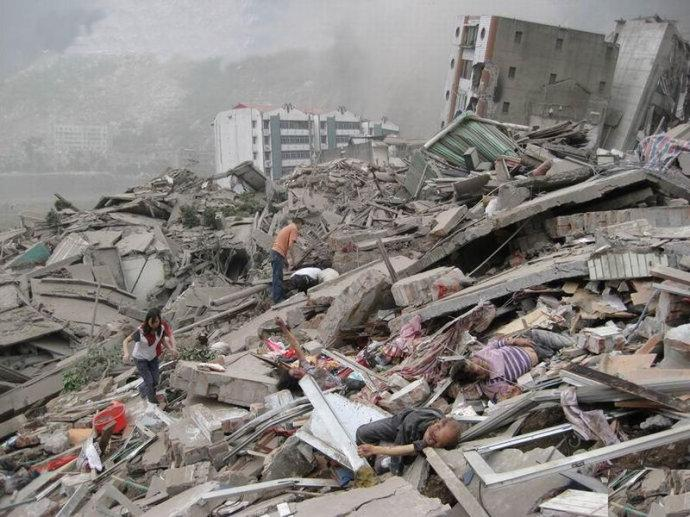
#> input picture 0-30.jpg, 690 x 517 px
$ python '去雾化.py'
#> lines starting #> are read from the running program, lines starting #| are printed output that depends on the picture
#> in deHaze, `Y = np.zeros(m.shape)`: Y: shape (517, 690, 3) float64; every value is 0
# -*- coding: utf-8 -*-
"""
-------------------------------------------------
# @Project  :脚本
# @File     :去雾化
# @Date     :2021/4/14 12:31
# @Author   :dyh
# @Email    :dingyihangheu@163.com
# @Software :PyCharm
# Description :

-------------------------------------------------
"""
import cv2
import numpy as np


def zmMinFilterGray(src, r=7):
    '''最小值滤波，r是滤波器半径'''
#> called with r = 7
    '''if r <= 0:
      return src
    h, w = src.shape[:2]
    I = src
    res = np.minimum(I , I[[0]+range(h-1) , :])
    res = np.minimum(res, I[range(1,h)+[h-1], :])
    I = res
    res = np.minimum(I , I[:, [0]+range(w-1)])
    res = np.minimum(res, I[:, range(1,w)+[w-1]])
    return zmMinFilterGray(res, r-1)'''
    return cv2.erode(src, np.ones((2 * r + 1, 2 * r + 1)))  # 使用opencv的erode函数更高效
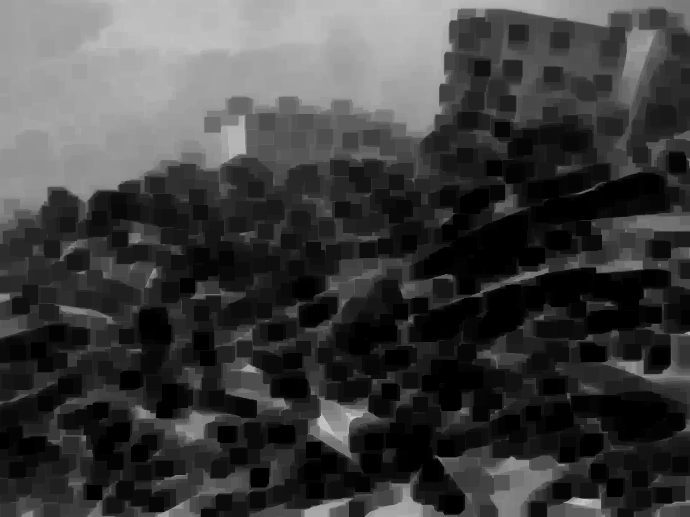
#> returned value: shape (517, 690) float64; min 0, max 0.78, mean 0.247


def guidedfilter(I, p, r, eps):
    '''引导滤波，直接参考网上的matlab代码'''
#> called with r = 81, eps = 0.001
    height, width = I.shape
#> height = 517; width = 690
    m_I = cv2.boxFilter(I, -1, (r, r))
    m_p = cv2.boxFilter(p, -1, (r, r))
    m_Ip = cv2.boxFilter(I * p, -1, (r, r))
    cov_Ip = m_Ip - m_I * m_p
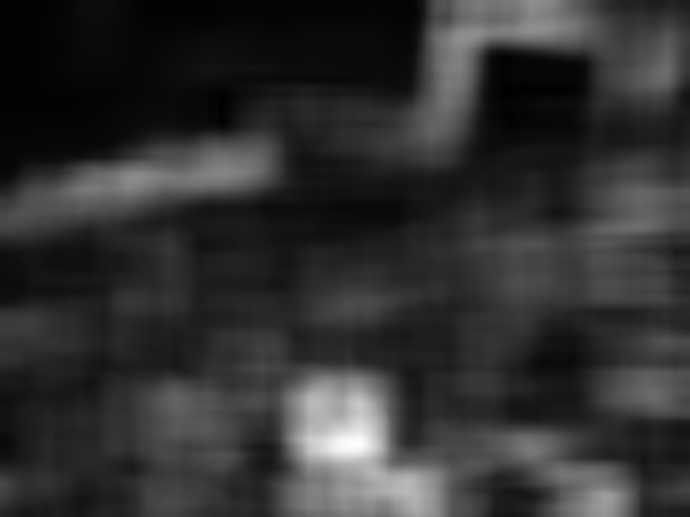
#> cov_Ip: shape (517, 690) float64; min -0.000563, max 0.0464, mean 0.0085; drawn with min black and max white

    m_II = cv2.boxFilter(I * I, -1, (r, r))
    var_I = m_II - m_I * m_I
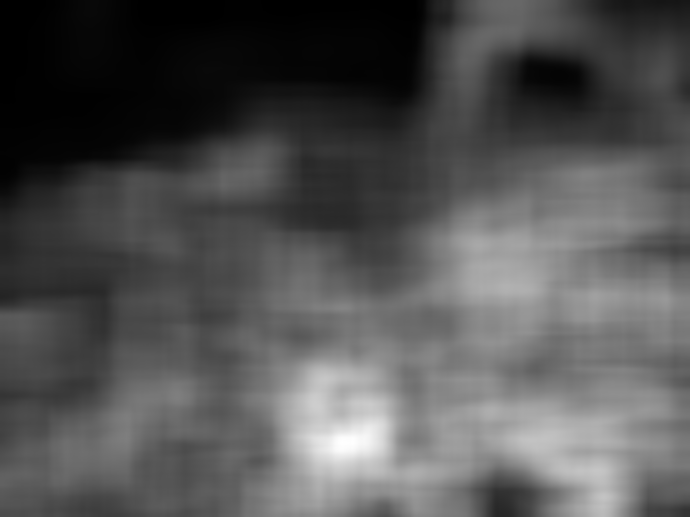
#> var_I: shape (517, 690) float64; min 6.81e-05, max 0.0793, mean 0.026; drawn with min black and max white

    a = cov_Ip / (var_I + eps)
    b = m_p - a * m_I
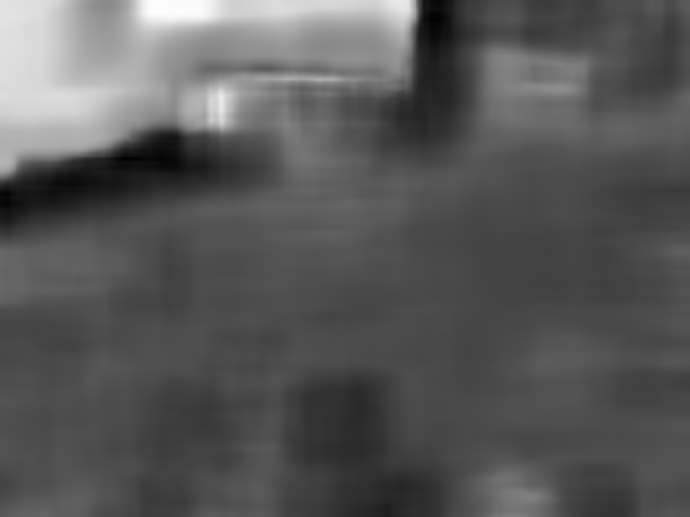
#> b: shape (517, 690) float64; min -0.293, max 0.734, mean 0.0644; drawn with min black and max white

    m_a = cv2.boxFilter(a, -1, (r, r))
    m_b = cv2.boxFilter(b, -1, (r, r))
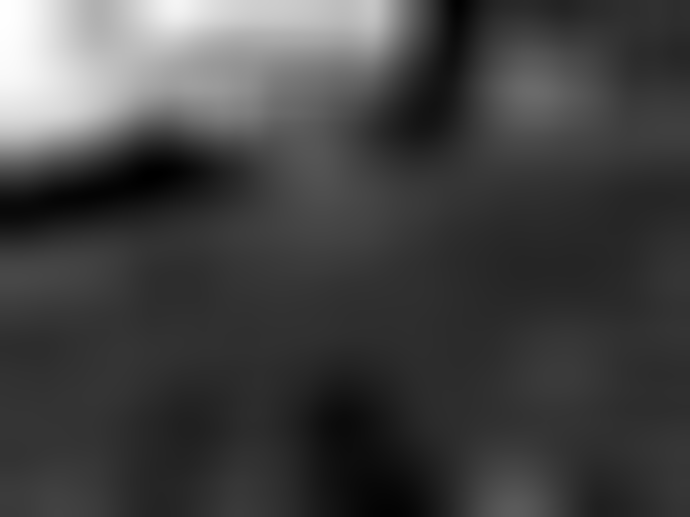
#> m_b: shape (517, 690) float64; min -0.127, max 0.603, mean 0.0643; drawn with min black and max white
    return m_a * I + m_b
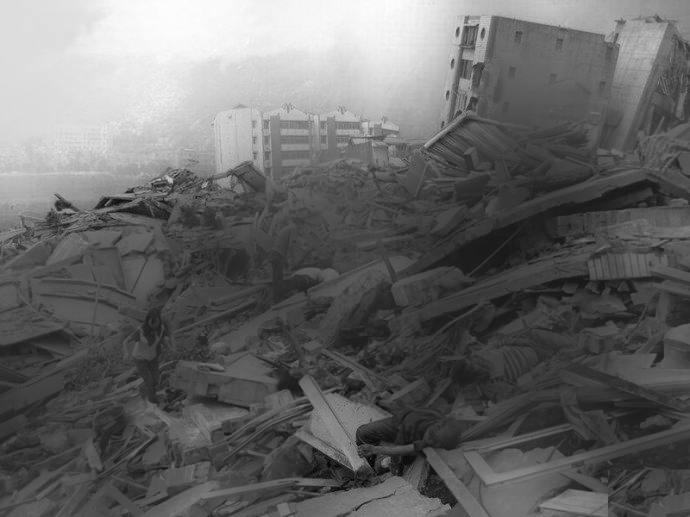
#> returned value: shape (517, 690) float64; min -0.0928, max 0.738, mean 0.246; drawn with min black and max white


def getV1(m, r, eps, w, maxV1):  # 输入rgb图像，值范围[0,1]
    '''计算大气遮罩图像V1和光照值A, V1 = 1-t/A'''
    V1 = np.min(m, 2)  # 得到暗通道图像
    V1 = guidedfilter(V1, zmMinFilterGray(V1, 7), r, eps)  # 使用引导滤波优化
    bins = 2000
    ht = np.histogram(V1, bins)  # 计算大气光照A
    d = np.cumsum(ht[0]) / float(V1.size)
#> d = 2000 values from 2.8e-06 to 1
    for lmax in range(bins - 1, 0, -1):
        if d[lmax] <= 0.999:
            break
    A = np.mean(m, 2)[V1 >= ht[1][lmax]].max()
#> A = 0.843

    V1 = np.minimum(V1 * w, maxV1)  # 对值范围进行限制

    return V1, A


def deHaze(m, r=81, eps=0.001, w=0.95, maxV1=0.80, bGamma=False):
    Y = np.zeros(m.shape)
    V1, A = getV1(m, r, eps, w, maxV1)  # 得到遮罩图像和大气光照
#> A = 0.843
    for k in range(3):
        Y[:, :, k] = (m[:, :, k] - V1) / (1 - V1 / A)  # 颜色校正
    Y = np.clip(Y, 0, 1)
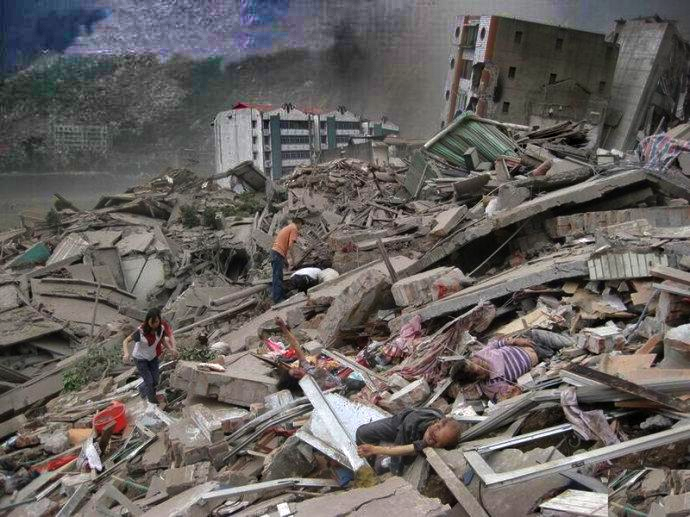
#> Y: shape (517, 690, 3) float64; mean B, G, R 0.376, 0.385, 0.404
    if bGamma:
        Y = Y ** (np.log(0.5) / np.log(Y.mean()))  # gamma校正,默认不进行该操作
    return Y


if __name__ == '__main__':
    m = deHaze(cv2.imread('0-30.jpg') / 255.0) * 255
    cv2.imwrite('0-30-1.jpg', m)

$ run again, with 11.jpg copied over 0-30.jpg
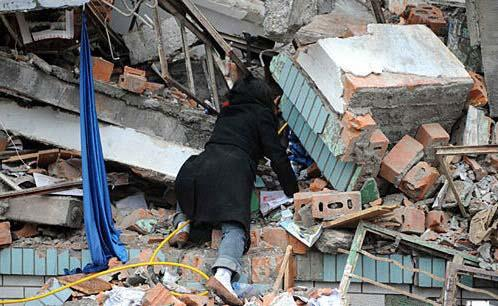
#> input picture 11.jpg, 498 x 306 px
#> height = 306; width = 498
#> in guidedfilter, `return m_a * I + m_b`:
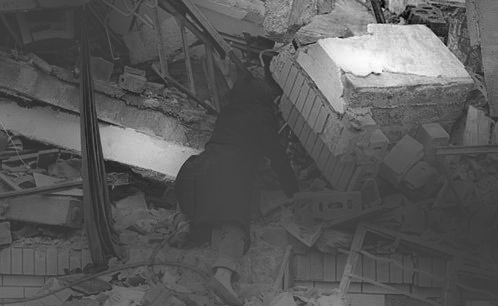
#> returned value: shape (306, 498) float64; min -0.184, max 0.604, mean 0.0927; drawn with min black and max white
#> d = 2000 values from 1.31e-05 to 1
#> in getV1, `A = np.mean(m, 2)[V1 >= ht[1][lmax]].max()`: A = 1
#> after the loop in deHaze, `for k in range(3):`:
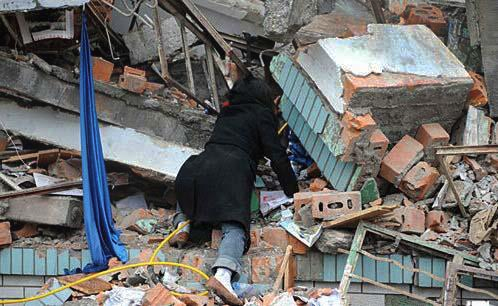
#> Y: shape (306, 498, 3) float64; mean B, G, R 0.407, 0.415, 0.42; drawn with min black and max white

$ run again, with fire.jpg copied over 0-30.jpg
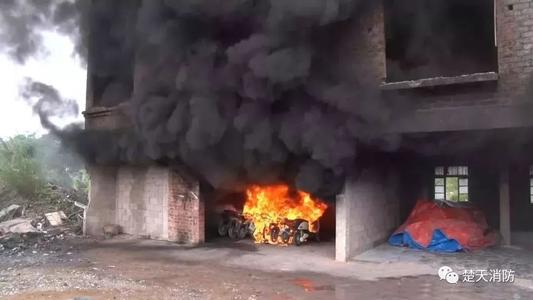
#> input picture fire.jpg, 533 x 300 px
#> height = 300; width = 533
#> in guidedfilter, `return m_a * I + m_b`:
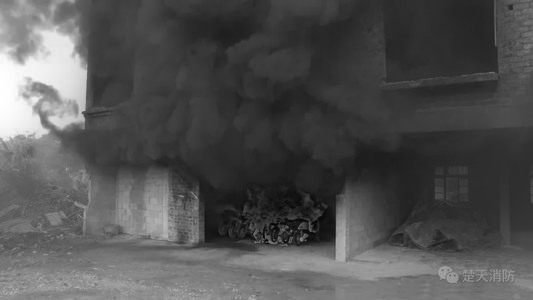
#> returned value: shape (300, 533) float64; min -0.0447, max 0.801, mean 0.227; drawn with min black and max white
#> d = 2000 values from 6.25e-06 to 1
#> in getV1, `A = np.mean(m, 2)[V1 >= ht[1][lmax]].max()`: A = 1
#> after the loop in deHaze, `for k in range(3):`:
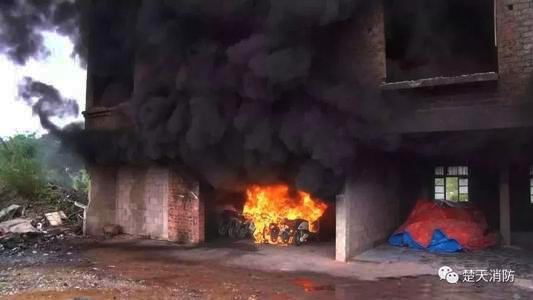
#> Y: shape (300, 533, 3) float64; mean B, G, R 0.216, 0.206, 0.267; drawn with min black and max white
